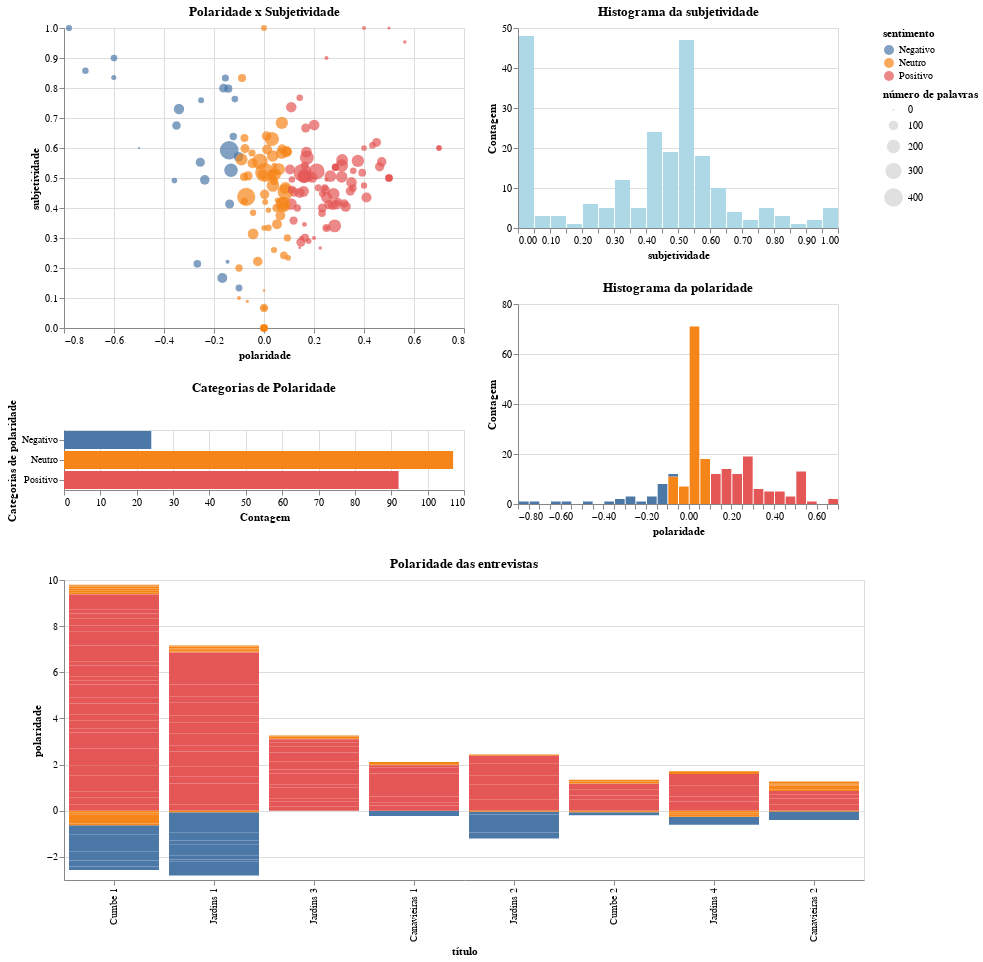

Notebook cell for this chart:
### Code cell
# visualização interativa

brush = alt.selection(type='interval')

pts = alt.selection(type="interval", encodings=["x"])

points = alt.Chart(df_sent).mark_circle().encode(
    x='polaridade:Q',
    y='subjetividade:Q',
    color=alt.condition(brush, 'sentimento:N', alt.value('lightgray')),
    tooltip=['título','polaridade','subjetividade','respostas'],
    size='número de palavras:Q'
).properties(    
    title = 'Polaridade x Subjetividade'
).add_selection(
    brush
).transform_filter(
    pts
)

bars = alt.Chart(df_sent).mark_bar().encode(
    y=alt.Y('sentimento:N', title = 'Categorias de polaridade'),
    color='sentimento:N',
    x=alt.X('count(sentimento):Q', title = 'Contagem'),
    tooltip = [alt.Tooltip('count():Q', title='Contagem')],
).properties(    
    title = 'Categorias de Polaridade'
).transform_filter(
    brush
).transform_filter(
    pts
)

hist_pol = alt.Chart(df_sent).mark_bar().encode(
    x = alt.X("polaridade:Q", bin=alt.Bin(maxbins=30),title = 'polaridade'),
    y =alt.Y('count()',title='Contagem'),
    tooltip = [alt.Tooltip('count():Q', title='Contagem')],
    color = alt.condition(pts, 'sentimento:N', alt.value("lightgray"))
).properties(    
    width = 320,
    height = 200,
    title = 'Histograma da polaridade'
).add_selection(pts)


hist_sub = alt.Chart(df_sent).mark_bar().encode(
    x = alt.X("subjetividade:Q", bin=alt.Bin(maxbins=30),title = 'subjetividade'),
    y =alt.Y('count()',title = 'Contagem'),
    tooltip = [alt.Tooltip('count():Q', title='Contagem')],
    color = alt.condition(pts, alt.value("lightblue"), alt.value("lightgray"))
).properties(    
    width = 320,
    height = 200,
    title = 'Histograma da subjetividade'
).add_selection(pts)

sent = alt.hconcat(
    points & bars,
    hist_pol & hist_sub,
    data=df
)

pol = alt.Chart(df_sent).mark_bar().encode(
    y="polaridade:Q",
    x= alt.X("título:O", sort = alt.EncodingSortField(field="polaridade", order='descending')),
    tooltip = ['título','polaridade','respostas'],
    color= 'sentimento'
).properties(
    width=800,
    height = 300,
    title = 'Polaridade das entrevistas'
).transform_filter(
    pts
)

sent = ((points & bars) | (hist_sub & hist_pol)) & pol
sent.properties(title = 'Análise de Sentimentos')
file = 'analise_sentimentos.html'
filepath = os.path.join(viz_path, file)
sent.save(filepath)
sent

### Figure 1 — Vega-Lite specification as saved in the notebook (floating-point values rounded to 4 significant figures; data arrays with more than 128 entries replaced by an {"elided": "..."} marker saying what was removed)
{"config": {"view": {"continuousWidth": 400, "continuousHeight": 300}}, "vconcat": [{"hconcat": [{"vconcat": [{"mark": "circle", "encoding": {"color": {"condition": {"field": "sentimento", "type": "nominal", "selection": "selector009"}, "value": "lightgray"}, "size": {"field": "número de palavras", "type": "quantitative"}, "tooltip": [{"field": "título", "type": "nominal"}, {"field": "polaridade", "type": "quantitative"}, {"field": "subjetividade", "type": "quantitative"}, {"field": "respostas", "type": "nominal"}], "x": {"field": "polaridade", "type": "quantitative"}, "y": {"field": "subjetividade", "type": "quantitative"}}, "selection": {"selector009": {"type": "interval"}}, "title": "Polaridade x Subjetividade", "transform": [{"filter": {"selection": "selector010"}}]}, {"mark": "bar", "encoding": {"color": {"field": "sentimento", "type": "nominal"}, "tooltip": [{"aggregate": "count", "title": "Contagem", "type": "quantitative"}], "x": {"aggregate": "count", "field": "sentimento", "title": "Contagem", "type": "quantitative"}, "y": {"field": "sentimento", "title": "Categorias de polaridade", "type": "nominal"}}, "title": "Categorias de Polaridade", "transform": [{"filter": {"selection": "selector009"}}, {"filter": {"selection": "selector010"}}]}]}, {"vconcat": [{"mark": "bar", "encoding": {"color": {"condition": {"value": "lightblue", "selection": "selector010"}, "value": "lightgray"}, "tooltip": [{"aggregate": "count", "title": "Contagem", "type": "quantitative"}], "x": {"bin": {"maxbins": 30}, "field": "subjetividade", "title": "subjetividade", "type": "quantitative"}, "y": {"aggregate": "count", "title": "Contagem", "type": "quantitative"}}, "height": 200, "selection": {"selector010": {"type": "interval", "encodings": ["x"]}}, "title": "Histograma da subjetividade", "width": 320}, {"mark": "bar", "encoding": {"color": {"condition": {"field": "sentimento", "type": "nominal", "selection": "selector010"}, "value": "lightgray"}, "tooltip": [{"aggregate": "count", "title": "Contagem", "type": "quantitative"}], "x": {"bin": {"maxbins": 30}, "field": "polaridade", "title": "polaridade", "type": "quantitative"}, "y": {"aggregate": "count", "title": "Contagem", "type": "quantitative"}}, "height": 200, "selection": {"selector010": {"type": "interval", "encodings": ["x"]}}, "title": "Histograma da polaridade", "width": 320}]}]}, {"mark": "bar", "encoding": {"color": {"field": "sentimento", "type": "nominal"}, "tooltip": [{"field": "título", "type": "nominal"}, {"field": "polaridade", "type": "quantitative"}, {"field": "respostas", "type": "nominal"}], "x": {"field": "título", "sort": {"field": "polaridade", "order": "descending"}, "type": "ordinal"}, "y": {"field": "polaridade", "type": "quantitative"}}, "height": 300, "title": "Polaridade das entrevistas", "transform": [{"filter": {"selection": "selector010"}}], "width": 800}], "data": {"name": "data-962f734e5cb629a802cf65a0e2446beb"}, "$schema": "https://vega.github.io/schema/vega-lite/v4.17.0.json", "datasets": {"data-962f734e5cb629a802cf65a0e2446beb": {"elided": "223 records"}}}
